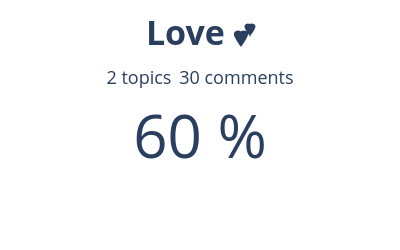

The cell this chart's notebook holds for it:
### Code cell
import plotly.graph_objects as go

percentage = (n_love_comments / n_total_comments) * 100

fig = go.Figure()

fig.add_trace(
    go.Indicator(
        mode="number",
        value=percentage,
        number={
            "suffix": " %",
            "font": {"size": 60}     # Percentage size
        },
        title={
            "text": (
                "<span style='font-size:34px'><b>Love 💕</b></span><br><br>"
                f"<span style='font-size:18px ; text-align:left'>{len(love_topics)} topics</span>  "
                f"<span style='font-size:18px'>{n_love_comments} comments</span>"
            )
        }
    )
)

fig.update_layout(
    height=250,
    width=400,
    margin=dict(l=20, r=20, t=40, b=20),
    paper_bgcolor="white",
)

fig.show()

### Figure 1 — Plotly figure (JSON) as saved in the notebook; plotly's stock layout.template omitted (floating-point values rounded to 4 significant figures)
{"data": [{"mode": "number", "number": {"font": {"size": 60}, "suffix": " %"}, "title": {"text": "<span style='font-size:34px'><b>Love 💕</b></span><br><br><span style='font-size:18px ; text-align:left'>2 topics</span>  <span style='font-size:18px'>30 comments</span>"}, "type": "indicator", "value": 60}], "layout": {"height": 250, "margin": {"b": 20, "l": 20, "r": 20, "t": 40}, "paper_bgcolor": "white", "width": 400}}
